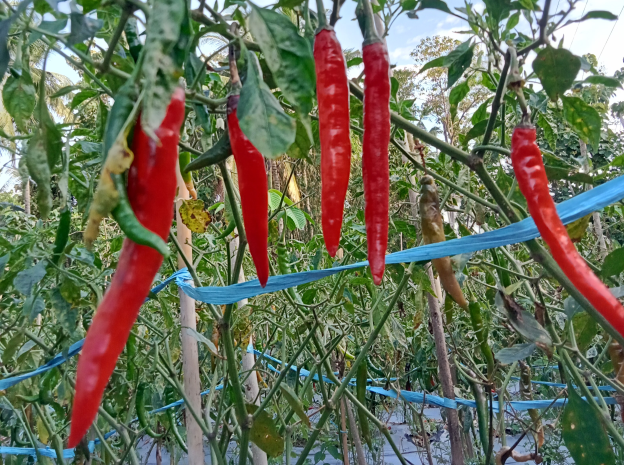
#> input picture hslcabe3.png, 624 x 465 px
$ python tes.py
#> lines starting #> are read from the running program, lines starting #| are printed output that depends on the picture; after the words box and inside, x2 and y2 are one past the last pixel; in counts of white or black regions, pixels touching at a corner belong together
import cv2
import numpy as np

img = cv2.imread('hslcabe3.png')
#> img is the input picture: shape (465, 624, 3); mean B, G, R 90, 109.7, 106.1
hsv = cv2.cvtColor(img, cv2.COLOR_BGR2HSV)
#> hsv: shape (465, 624, 3); mean H, S, V 66.1, 103.4, 128.2

lower_red = np.array([0, 70, 50])
upper_red = np.array([10, 255, 255])


mask = cv2.inRange(hsv, lower_red, upper_red)
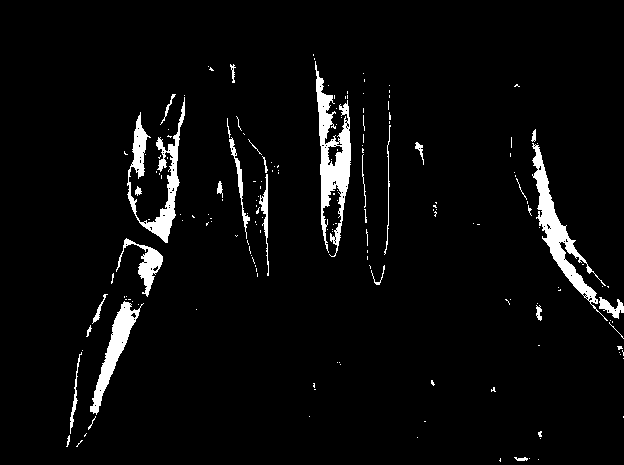
#> mask: shape (465, 624); 4.2% white; 176 white regions (147 under 20 px)
contours, _ = cv2.findContours(mask, cv2.RETR_EXTERNAL, cv2.CHAIN_APPROX_SIMPLE)
#> contours = 174 contours, 155 with area under 20; largest, box (x1, y1, x2, y2) and area: (315, 61, 351, 257) 2596, (532, 143, 608, 321) 2186, (127, 97, 185, 243) 1864, (90, 301, 144, 415) 1419, (116, 238, 163, 297) 662

# initialize the count of ripe and unripe peppers
jumlah_cabai_masak = 0
jumlah_cabai_mentah = 0

# Hitung jumlah cabai dan cabai mentah
for contour in contours:
    x,y,w,h = cv2.boundingRect(contour)
    area = cv2.contourArea(contour)
    if area > 2800: # kondisi cabai yang terdeteksi harus lebih besar dari 500 piksel
        jumlah_cabai_masak += 1
        cv2.rectangle(img,(x,y),(x+w,y+h),(0,0,255),1) # warna merah untuk cabai masak
    elif area < 1500:
        jumlah_cabai_mentah += 1
        cv2.rectangle(img,(x,y),(x+w,y+h),(0,255,0),1) # warna hijau untuk cabai mentah
#> this loop made 174 passes
#> (x, y, w, h, area) on passes 4, 25, 35, 39, 44, 47, 65: (514, 457, 14, 4, 23), (70, 352, 12, 82, 98), (536, 305, 6, 16, 42), (90, 301, 54, 114, 1419), (599, 297, 25, 22, 211), (92, 294, 16, 30, 59), (116, 238, 47, 59, 662)
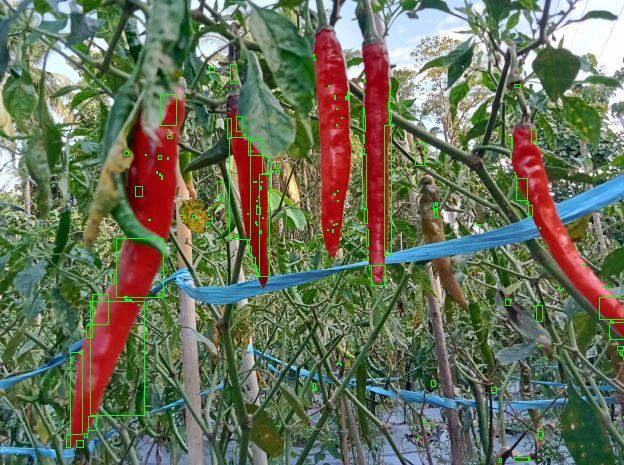
#> img: shape (465, 624, 3); 1.35% of pixels changed, all inside (x1, y1, x2, y2) = (66, 54, 624, 463)
#> after the loop, jumlah_cabai_masak = 0; jumlah_cabai_mentah = 171

# Print the count of ripe and unripe peppers
print("Jumlah cabai masak: ", jumlah_cabai_masak)
#| Jumlah cabai masak:  0
print("Jumlah cabai mentah: ", jumlah_cabai_mentah)
#| Jumlah cabai mentah:  171

cv2.imshow("Result", img)
cv2.waitKey(0)
